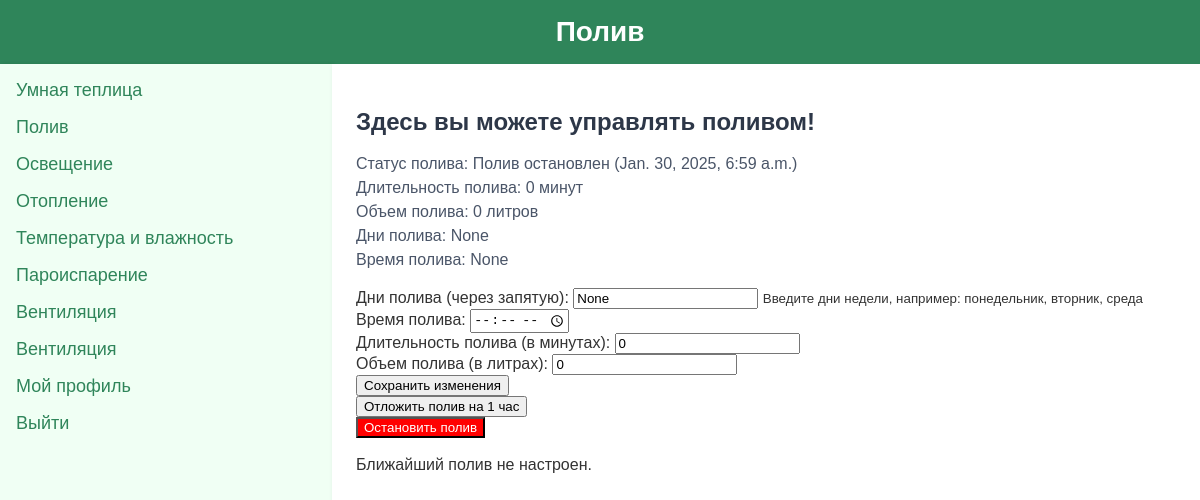
Screenshot of /watering/ (signed in) with the database file from the repository.
### watering/models.py (models this page shows, shortened)
class WateringStatus(models.Model):
    STATUS_CHOICES = [
        ('started', 'Начался полив'),
        ('stopped', 'Полив остановлен'),
    ]
    status = models.CharField(max_length=10, choices=STATUS_CHOICES, default='stopped')
    duration = models.PositiveIntegerField(default=0)  # Длительность полива в минутах
    volume = models.PositiveIntegerField(default=0)  # Объем полива в литрах
    created_at = models.DateTimeField(auto_now_add=True)
    watering_time = models.TimeField(null=True, blank=True)
    user = models.ForeignKey(User, on_delete=models.CASCADE)  # Привязка к пользователю
    watering_days = models.CharField(max_length=255, blank=True, null=True)  # Дни недели, например, "Понед, Среда, Пятница"
    postponed_time = models.DateTimeField(null=True, blank=True)  # Отложенное время полива
    def get_next_watering(self):
        return None

### watering/views.py (the view, shortened to what this page needs)
# urls.py: path("watering/", include("watering.urls")),
@login_required
def watering(request):
    watering_status, created = WateringStatus.objects.get_or_create(user=request.user)
    next_watering = watering_status.get_next_watering() if watering_status else None
    return render(request, "watering/watering.html", {
        "watering_status": watering_status,
        "next_watering": next_watering
    })

### watering/templates/watering/watering.html (shortened to what this page needs)
{% extends "main/index.html" %}
{% block header %}Полив{% endblock %}
{% block heading %}Здесь вы можете управлять поливом!{% endblock %}
{% block content %}
  <p class="text-gray-700">
      Статус полива: {{ watering_status.get_status_display }} ({{ watering_status.created_at }})
      <br>
      Длительность полива: {{ watering_status.duration }} минут
      <br>
      Объем полива: {{ watering_status.volume }} литров
      <br>
      Дни полива: {{ watering_status.watering_days }}
      <br>
      Время полива: {{ watering_status.watering_time }}
      <br>
  </p>
  <form method="post">
    <div>
      <label for="watering_days">Дни полива (через запятую):</label>
      <input type="text" id="watering_days" name="watering_days" value="{{ watering_status.watering_days }}">
      <small>Введите дни недели, например: понедельник, вторник, среда</small>
    </div>
    <div>
      <label for="watering_time">Время полива:</label>
      <input type="time" id="watering_time" name="watering_time" value="{{ watering_status.watering_time|date:'H:i' }}">
    </div>
    <div>
      <label for="duration">Длительность полива (в минутах):</label>
      <input type="number" id="duration" name="duration" value="{{ watering_status.duration }}">
    </div>
    <div>
      <label for="volume">Объем полива (в литрах):</label>
      <input type="number" id="volume" name="volume" value="{{ watering_status.volume }}">
    </div>
    <button type="submit">Сохранить изменения</button>
  </form>
  <form method="post">
    <button type="submit">Отложить полив на 1 час</button>
  </form>
  <form method="post">
    <button type="submit" style="background-color: red; color: white;">Остановить полив</button>
  </form>
  {% if next_watering %}
    <br>
    Ближайший полив: {{ next_watering|date:"Y-m-d H:i" }}
  {% else %}
    <br>
    Ближайший полив не настроен.
  {% endif %}
{% endblock %}

### static/main/css/styles.css (style rules this page uses)
body { font-family: 'Arial', sans-serif; margin: 0; padding: 0; background-color: #f3f4f6; color: #333; }
main p { font-size: 1rem; line-height: 1.5; color: #4a5568; }

### rows the page displays
WateringStatus: status "Полив остановлен", created_at "Jan. 30, 2025, 6:59 a.m.", duration "0", volume "0", watering_days "None", watering_time "None"
